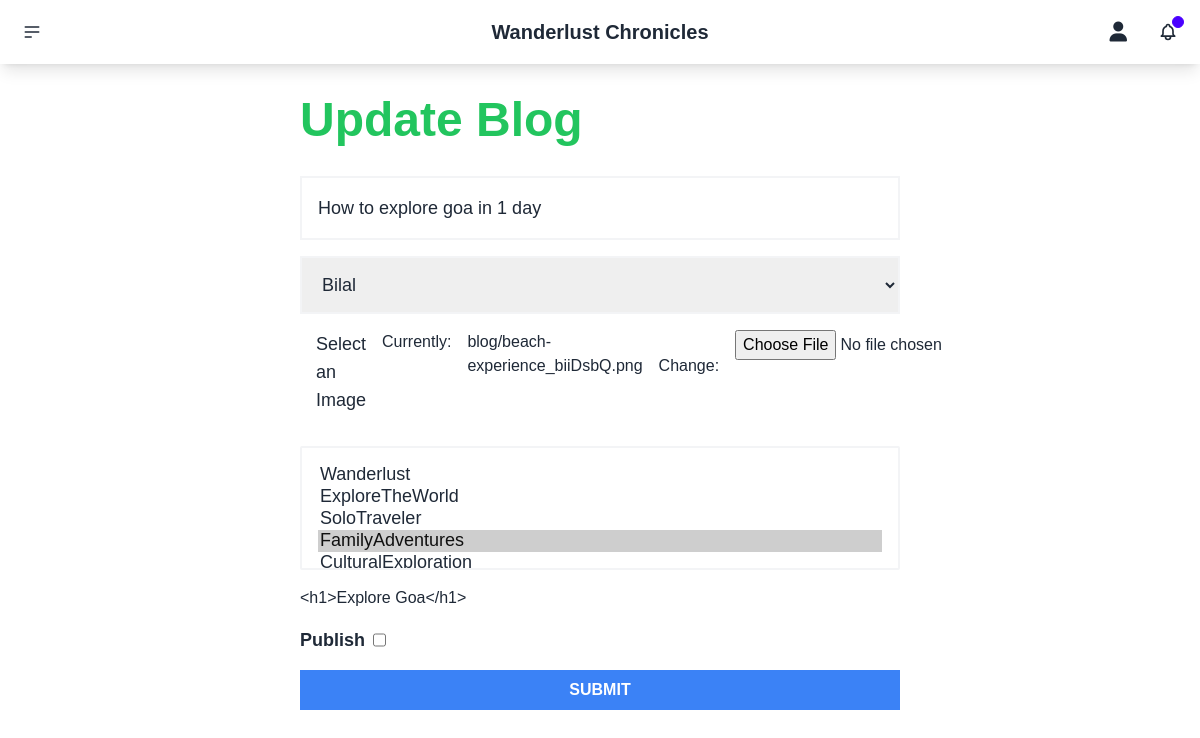
Before: /blog/how-to-explore-goa-in-1-day/update/ (signed in) with the older database file.
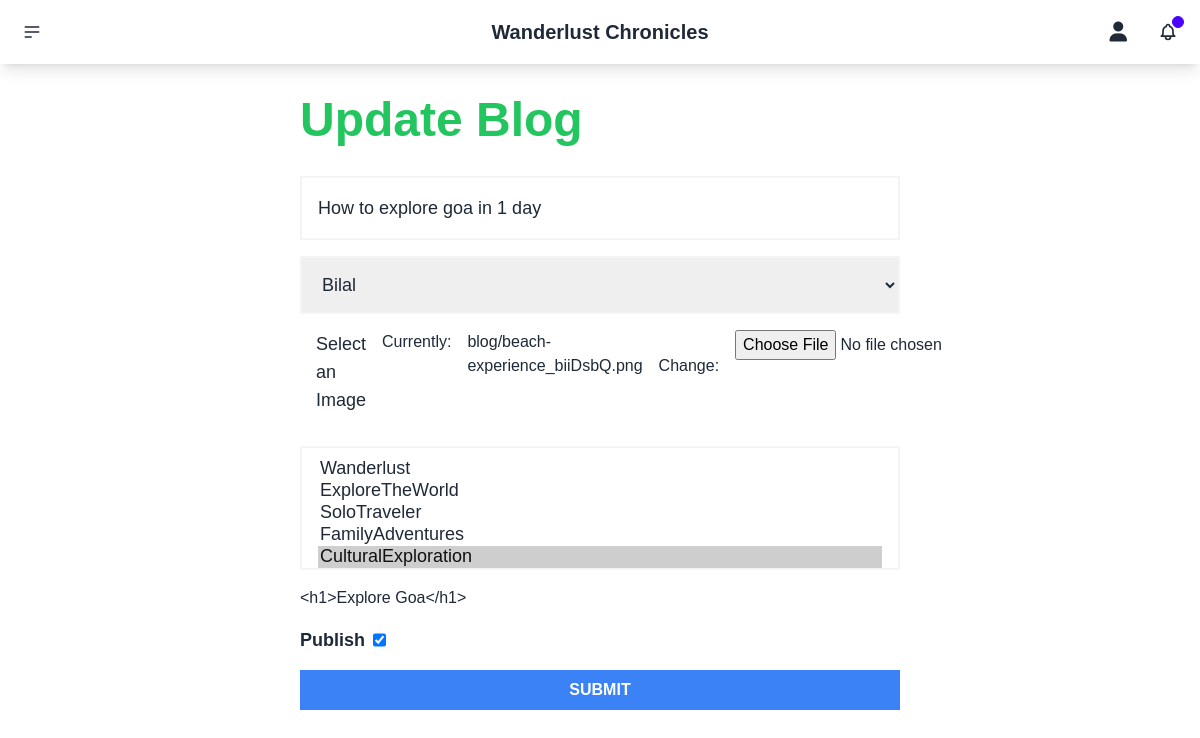
After: the same page with the newer database file.
### blog/models.py (models this page shows, shortened)
class Blog(models.Model):
    title = models.CharField(max_length=200)
    slug = models.SlugField(null=True, blank=True)
    image = models.ImageField(upload_to='blog')
    content = HTMLField()
    author = models.ForeignKey(Author, on_delete=models.CASCADE)
    tags = models.ManyToManyField(Tag)
    is_published = models.BooleanField(default=False)
    created_on = models.DateTimeField(auto_now_add=True)
    updated_on = models.DateTimeField(auto_now=True)

### blog/views.py (the view)
# urls.py: path('blog/<str:slug>/update/', views.Updateblog, name='update-blog'),
@login_required
def Updateblog(request, slug):
    blog = get_object_or_404(Blog, slug=slug)
    if request.method == 'POST':
        form = UpdateBlogForm(request.POST, request.FILES, instance=blog)
        if form.is_valid():
            form.save()
            return redirect('home')
    form = UpdateBlogForm(instance=blog)
    return render(request,'blog/update-blog.html',{'form':form})

### blog/forms.py
class UpdateBlogForm(forms.ModelForm):
    content = forms.CharField(widget=TinyMCE())
    image = forms.ImageField(required=True)
    class Meta:
        model=Blog
        fields=['title','content','author','tags','image','is_published']
        widgets = {
            'title': forms.TextInput(attrs={'placeholder': 'Enter blog name', 'class': 'block font-poppins w-full p-4 text-lg outline-none border-2 border-gray-100', 'autofocus':'True'}),
            'tags': forms.SelectMultiple(attrs={'class': 'block font-poppins w-full p-4 text-lg outline-none border-2 border-gray-100'}),
        }
    def __init__(self, *args, **kwargs):
        super().__init__(*args, **kwargs)
        self.fields['author'].empty_label = "Select an author"
        self.fields['author'].widget.attrs.update({'class':'block font-poppins w-full p-4 text-lg outline-none border-2 border-gray-100'})

### blog/models.py (called while the page is built)
    def __str__(self):
        return self.name

    def __str__(self):
        return self.name

### templates/blog/update-blog.html (shortened to what this page needs)
{% extends "base.html" %}
{% block content %}
<div class="w-full h-full flex flex-col items-center justify-center gap-8 py-8">
    <div class="w-1/2">
        <h1 class="text-5xl text-green-500 font-bold text-left font-poppins">Update Blog</h1>
    </div>
    <form enctype="multipart/form-data" method="post" class="w-1/2">
        <div class="mb-4">
            {{form.title}}
        </div>
        <div class="flex gap-4 mb-4">
            {{form.author}}
        </div>
        <div class="flex gap-4 mb-4 px-4">
            <h1 class="text-lg">Select an Image</h1>
            {{form.image}}
        </div>
        <div class="flex gap-4 mb-4">
            {{form.tags}}
        </div>
        <div class="mb-4">
            {{form.content}}
        </div>
        <div class="flex gap-2 mb-4">
            <h1 class="text-lg font-bold font-poppins">Publish</h1> {{form.is_published}}
        </div>
        <button type="submit" class="w-full bg-blue-500 text-white px-4 py-2 hover:bg-blue-700 font-bold font-poppins">SUBMIT</button>
    </form>
</div>
{% endblock %}

Changed rows visible on the page:
changed Blog "Bilal": is_published "☐" → "☑"
Other visible differences:
form field tags: "Wanderlust / ExploreTheWorld / SoloTraveler / FamilyAdventures ☑" → "Wanderlust / ExploreTheWorld / SoloTraveler / FamilyAdventures / CulturalExploration ☑"
